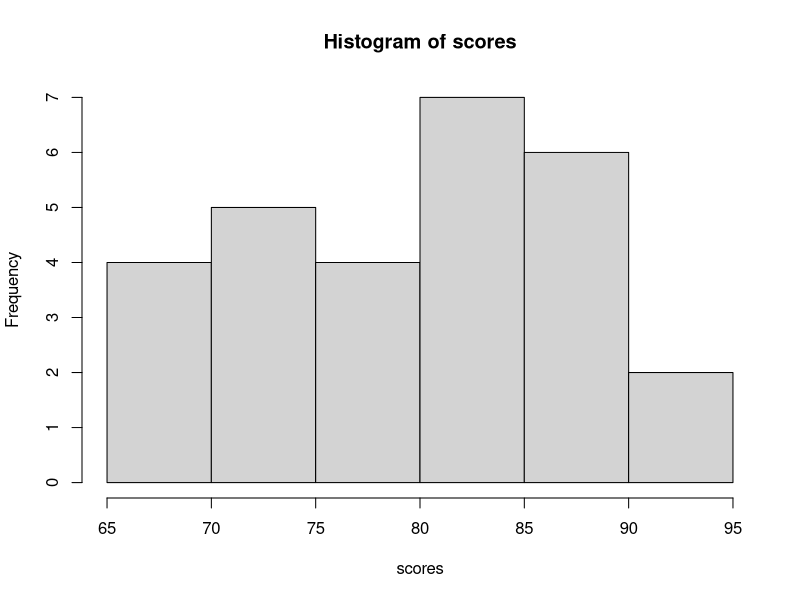
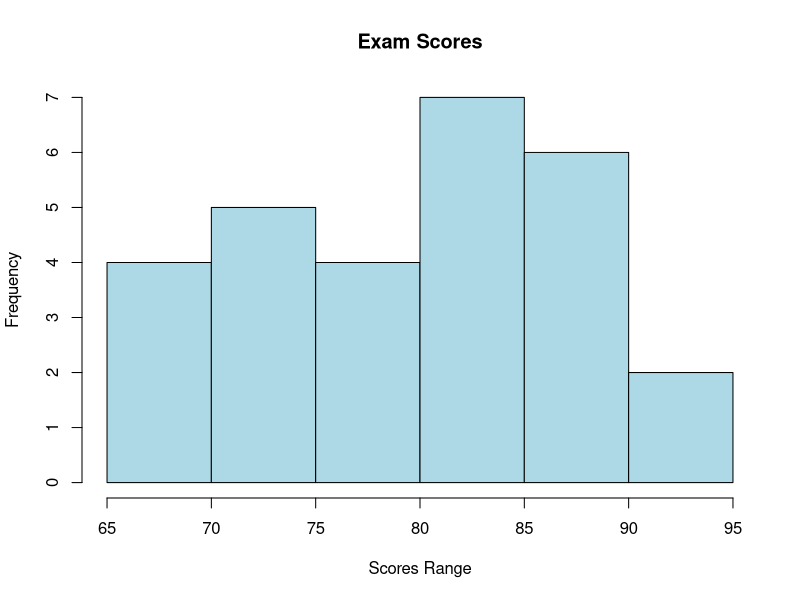

Recreate these plots in R, in order.
# How to make a histogram in R?----

# Load the data set of exam scores for 30 students
scores <- c(70, 65, 80, 90, 75, 85, 77, 
            82, 88, 92, 72, 85, 68, 75, 
            78, 81, 83, 87, 89, 91, 70, 
            85, 72, 73, 78, 84, 90, 87)

# Create histogram
hist(scores)

hist(scores, main ="Exam Scores", col = "lightblue", 
     xlab = "Scores Range", ylab = "Frequency")
